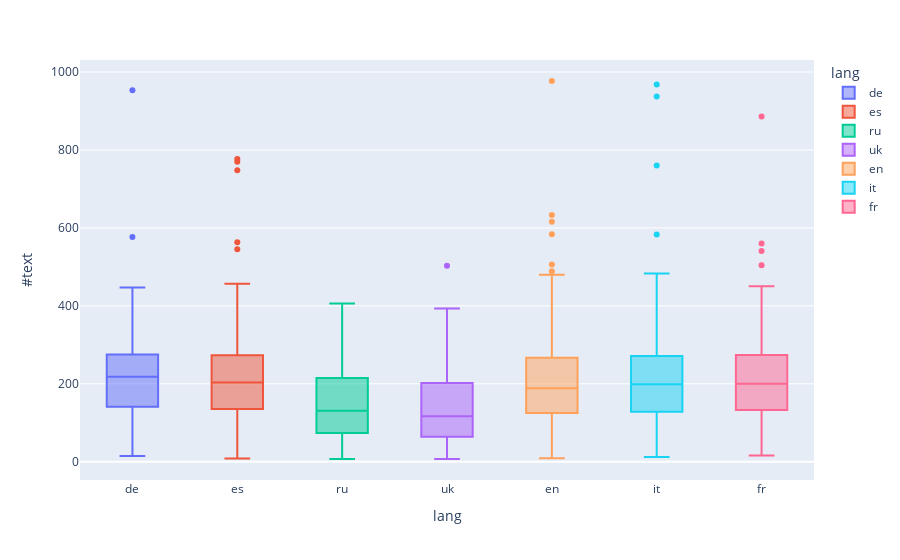

Here is the notebook cell this chart was saved with:
### Code cell
df['#text'] = df['text'].apply(len)
df.plot(kind='box', backend='plotly', x='lang', y='#text', color='lang')

### Figure 1 — Plotly figure (JSON) as saved in the notebook; plotly's stock layout.template omitted (floating-point values rounded to 4 significant figures; data arrays with more than 128 entries replaced by an {"elided": "..."} marker saying what was removed)
{"data": [{"alignmentgroup": "True", "hovertemplate": "lang=%{x}<br>#text=%{y}<extra></extra>", "legendgroup": "de", "marker": {"color": "#636efa"}, "name": "de", "notched": false, "offsetgroup": "de", "orientation": "v", "showlegend": true, "type": "box", "x": {"elided": "7000 str values"}, "x0": " ", "xaxis": "x", "y": {"elided": "7000 int values"}, "y0": " ", "yaxis": "y"}, {"alignmentgroup": "True", "hovertemplate": "lang=%{x}<br>#text=%{y}<extra></extra>", "legendgroup": "es", "marker": {"color": "#EF553B"}, "name": "es", "notched": false, "offsetgroup": "es", "orientation": "v", "showlegend": true, "type": "box", "x": {"elided": "7000 str values"}, "x0": " ", "xaxis": "x", "y": {"elided": "7000 int values"}, "y0": " ", "yaxis": "y"}, {"alignmentgroup": "True", "hovertemplate": "lang=%{x}<br>#text=%{y}<extra></extra>", "legendgroup": "ru", "marker": {"color": "#00cc96"}, "name": "ru", "notched": false, "offsetgroup": "ru", "orientation": "v", "showlegend": true, "type": "box", "x": {"elided": "7000 str values"}, "x0": " ", "xaxis": "x", "y": {"elided": "7000 int values"}, "y0": " ", "yaxis": "y"}, {"alignmentgroup": "True", "hovertemplate": "lang=%{x}<br>#text=%{y}<extra></extra>", "legendgroup": "uk", "marker": {"color": "#ab63fa"}, "name": "uk", "notched": false, "offsetgroup": "uk", "orientation": "v", "showlegend": true, "type": "box", "x": {"elided": "7000 str values"}, "x0": " ", "xaxis": "x", "y": {"elided": "7000 int values"}, "y0": " ", "yaxis": "y"}, {"alignmentgroup": "True", "hovertemplate": "lang=%{x}<br>#text=%{y}<extra></extra>", "legendgroup": "en", "marker": {"color": "#FFA15A"}, "name": "en", "notched": false, "offsetgroup": "en", "orientation": "v", "showlegend": true, "type": "box", "x": {"elided": "7000 str values"}, "x0": " ", "xaxis": "x", "y": {"elided": "7000 int values"}, "y0": " ", "yaxis": "y"}, {"alignmentgroup": "True", "hovertemplate": "lang=%{x}<br>#text=%{y}<extra></extra>", "legendgroup": "it", "marker": {"color": "#19d3f3"}, "name": "it", "notched": false, "offsetgroup": "it", "orientation": "v", "showlegend": true, "type": "box", "x": {"elided": "7000 str values"}, "x0": " ", "xaxis": "x", "y": {"elided": "7000 int values"}, "y0": " ", "yaxis": "y"}, {"alignmentgroup": "True", "hovertemplate": "lang=%{x}<br>#text=%{y}<extra></extra>", "legendgroup": "fr", "marker": {"color": "#FF6692"}, "name": "fr", "notched": false, "offsetgroup": "fr", "orientation": "v", "showlegend": true, "type": "box", "x": {"elided": "7000 str values"}, "x0": " ", "xaxis": "x", "y": {"elided": "7000 int values"}, "y0": " ", "yaxis": "y"}], "layout": {"boxmode": "overlay", "legend": {"title": {"text": "lang"}, "tracegroupgap": 0}, "margin": {"t": 60}, "xaxis": {"anchor": "y", "categoryarray": ["de", "es", "ru", "uk", "en", "it", "fr"], "categoryorder": "array", "domain": [0, 1], "title": {"text": "lang"}}, "yaxis": {"anchor": "x", "domain": [0, 1], "title": {"text": "#text"}}}}
